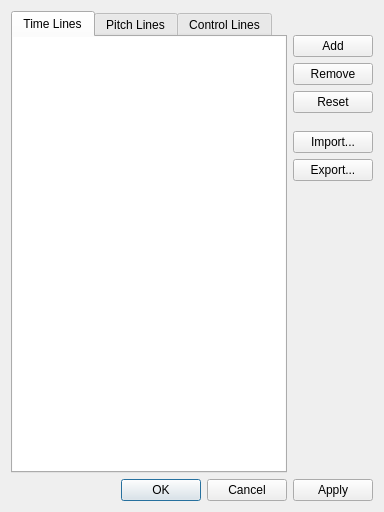
<?xml version="1.0" encoding="UTF-8"?>
<ui version="4.0">
 <class>GridLineDialog</class>
 <widget class="QWidget" name="GridLineDialog">
  <property name="windowModality">
   <enum>Qt::WindowModal</enum>
  </property>
  <property name="geometry">
   <rect>
    <x>0</x>
    <y>0</y>
    <width>384</width>
    <height>512</height>
   </rect>
  </property>
  <property name="sizePolicy">
   <sizepolicy hsizetype="MinimumExpanding" vsizetype="Preferred">
    <horstretch>0</horstretch>
    <verstretch>0</verstretch>
   </sizepolicy>
  </property>
  <property name="minimumSize">
   <size>
    <width>290</width>
    <height>0</height>
   </size>
  </property>
  <layout class="QVBoxLayout" name="verticalLayout_2">
   <item>
    <layout class="QHBoxLayout" name="horizontalLayout_2">
     <item>
      <widget class="QTabWidget" name="tabWidget">
       <property name="sizePolicy">
        <sizepolicy hsizetype="MinimumExpanding" vsizetype="Expanding">
         <horstretch>0</horstretch>
         <verstretch>0</verstretch>
        </sizepolicy>
       </property>
       <property name="tabShape">
        <enum>QTabWidget::Rounded</enum>
       </property>
       <property name="currentIndex">
        <number>0</number>
       </property>
       <widget class="QWidget" name="timeLinesTab">
        <attribute name="title">
         <string>Time Lines</string>
        </attribute>
        <layout class="QVBoxLayout" name="verticalLayout_3">
         <property name="margin">
          <number>0</number>
         </property>
         <item>
          <widget class="TimeLineView" name="timeLinesView">
           <property name="sizePolicy">
            <sizepolicy hsizetype="MinimumExpanding" vsizetype="Expanding">
             <horstretch>0</horstretch>
             <verstretch>0</verstretch>
            </sizepolicy>
           </property>
           <property name="frameShape">
            <enum>QFrame::NoFrame</enum>
           </property>
           <property name="frameShadow">
            <enum>QFrame::Sunken</enum>
           </property>
           <property name="showDropIndicator" stdset="0">
            <bool>false</bool>
           </property>
           <property name="dragDropOverwriteMode">
            <bool>false</bool>
           </property>
           <property name="selectionBehavior">
            <enum>QAbstractItemView::SelectRows</enum>
           </property>
           <property name="wordWrap">
            <bool>false</bool>
           </property>
           <property name="cornerButtonEnabled">
            <bool>false</bool>
           </property>
           <attribute name="horizontalHeaderDefaultSectionSize">
            <number>60</number>
           </attribute>
           <attribute name="horizontalHeaderHighlightSections">
            <bool>false</bool>
           </attribute>
           <attribute name="horizontalHeaderMinimumSectionSize">
            <number>16</number>
           </attribute>
           <attribute name="horizontalHeaderStretchLastSection">
            <bool>true</bool>
           </attribute>
           <attribute name="verticalHeaderVisible">
            <bool>false</bool>
           </attribute>
           <attribute name="verticalHeaderDefaultSectionSize">
            <number>16</number>
           </attribute>
           <attribute name="verticalHeaderHighlightSections">
            <bool>false</bool>
           </attribute>
           <attribute name="verticalHeaderMinimumSectionSize">
            <number>16</number>
           </attribute>
          </widget>
         </item>
        </layout>
       </widget>
       <widget class="QWidget" name="pitchLinesTab">
        <attribute name="title">
         <string>Pitch Lines</string>
        </attribute>
        <layout class="QVBoxLayout" name="verticalLayout_4">
         <property name="margin">
          <number>0</number>
         </property>
         <item>
          <widget class="PitchLineView" name="pitchLinesView">
           <property name="sizePolicy">
            <sizepolicy hsizetype="MinimumExpanding" vsizetype="Expanding">
             <horstretch>0</horstretch>
             <verstretch>0</verstretch>
            </sizepolicy>
           </property>
           <property name="frameShape">
            <enum>QFrame::NoFrame</enum>
           </property>
           <property name="showDropIndicator" stdset="0">
            <bool>false</bool>
           </property>
           <property name="dragDropOverwriteMode">
            <bool>false</bool>
           </property>
           <property name="selectionBehavior">
            <enum>QAbstractItemView::SelectRows</enum>
           </property>
           <property name="wordWrap">
            <bool>false</bool>
           </property>
           <property name="cornerButtonEnabled">
            <bool>false</bool>
           </property>
           <attribute name="horizontalHeaderDefaultSectionSize">
            <number>60</number>
           </attribute>
           <attribute name="horizontalHeaderMinimumSectionSize">
            <number>16</number>
           </attribute>
           <attribute name="horizontalHeaderStretchLastSection">
            <bool>true</bool>
           </attribute>
           <attribute name="verticalHeaderVisible">
            <bool>false</bool>
           </attribute>
           <attribute name="verticalHeaderDefaultSectionSize">
            <number>16</number>
           </attribute>
           <attribute name="verticalHeaderHighlightSections">
            <bool>false</bool>
           </attribute>
           <attribute name="verticalHeaderMinimumSectionSize">
            <number>16</number>
           </attribute>
          </widget>
         </item>
        </layout>
       </widget>
       <widget class="QWidget" name="controlLinesTab">
        <attribute name="title">
         <string>Control Lines</string>
        </attribute>
        <layout class="QVBoxLayout" name="verticalLayout_5">
         <property name="margin">
          <number>0</number>
         </property>
         <item>
          <widget class="ControlLineView" name="controlLinesView">
           <property name="sizePolicy">
            <sizepolicy hsizetype="MinimumExpanding" vsizetype="Expanding">
             <horstretch>0</horstretch>
             <verstretch>0</verstretch>
            </sizepolicy>
           </property>
           <property name="frameShape">
            <enum>QFrame::NoFrame</enum>
           </property>
           <property name="showDropIndicator" stdset="0">
            <bool>false</bool>
           </property>
           <property name="dragDropOverwriteMode">
            <bool>false</bool>
           </property>
           <property name="selectionBehavior">
            <enum>QAbstractItemView::SelectRows</enum>
           </property>
           <property name="wordWrap">
            <bool>false</bool>
           </property>
           <property name="cornerButtonEnabled">
            <bool>false</bool>
           </property>
           <attribute name="horizontalHeaderDefaultSectionSize">
            <number>60</number>
           </attribute>
           <attribute name="horizontalHeaderMinimumSectionSize">
            <number>16</number>
           </attribute>
           <attribute name="horizontalHeaderStretchLastSection">
            <bool>true</bool>
           </attribute>
           <attribute name="verticalHeaderVisible">
            <bool>false</bool>
           </attribute>
           <attribute name="verticalHeaderDefaultSectionSize">
            <number>16</number>
           </attribute>
           <attribute name="verticalHeaderHighlightSections">
            <bool>false</bool>
           </attribute>
           <attribute name="verticalHeaderMinimumSectionSize">
            <number>16</number>
           </attribute>
          </widget>
         </item>
        </layout>
       </widget>
      </widget>
     </item>
     <item>
      <layout class="QVBoxLayout" name="verticalLayout">
       <item>
        <spacer name="verticalSpacer_2">
         <property name="orientation">
          <enum>Qt::Vertical</enum>
         </property>
         <property name="sizeType">
          <enum>QSizePolicy::Fixed</enum>
         </property>
         <property name="sizeHint" stdset="0">
          <size>
           <width>20</width>
           <height>24</height>
          </size>
         </property>
        </spacer>
       </item>
       <item>
        <widget class="QPushButton" name="addRowButton">
         <property name="sizePolicy">
          <sizepolicy hsizetype="Minimum" vsizetype="Fixed">
           <horstretch>0</horstretch>
           <verstretch>0</verstretch>
          </sizepolicy>
         </property>
         <property name="minimumSize">
          <size>
           <width>0</width>
           <height>0</height>
          </size>
         </property>
         <property name="maximumSize">
          <size>
           <width>16777215</width>
           <height>16777215</height>
          </size>
         </property>
         <property name="text">
          <string>Add</string>
         </property>
        </widget>
       </item>
       <item>
        <widget class="QPushButton" name="removeRowButton">
         <property name="sizePolicy">
          <sizepolicy hsizetype="Minimum" vsizetype="Fixed">
           <horstretch>0</horstretch>
           <verstretch>0</verstretch>
          </sizepolicy>
         </property>
         <property name="minimumSize">
          <size>
           <width>0</width>
           <height>0</height>
          </size>
         </property>
         <property name="maximumSize">
          <size>
           <width>16777215</width>
           <height>16777215</height>
          </size>
         </property>
         <property name="text">
          <string>Remove</string>
         </property>
        </widget>
       </item>
       <item>
        <widget class="QPushButton" name="resetButton">
         <property name="text">
          <string>Reset</string>
         </property>
        </widget>
       </item>
       <item>
        <spacer name="verticalSpacer_3">
         <property name="orientation">
          <enum>Qt::Vertical</enum>
         </property>
         <property name="sizeType">
          <enum>QSizePolicy::Fixed</enum>
         </property>
         <property name="sizeHint" stdset="0">
          <size>
           <width>20</width>
           <height>12</height>
          </size>
         </property>
        </spacer>
       </item>
       <item>
        <widget class="QPushButton" name="importButton">
         <property name="sizePolicy">
          <sizepolicy hsizetype="Minimum" vsizetype="Fixed">
           <horstretch>0</horstretch>
           <verstretch>0</verstretch>
          </sizepolicy>
         </property>
         <property name="text">
          <string>Import...</string>
         </property>
        </widget>
       </item>
       <item>
        <widget class="QPushButton" name="exportButton">
         <property name="sizePolicy">
          <sizepolicy hsizetype="Minimum" vsizetype="Fixed">
           <horstretch>0</horstretch>
           <verstretch>0</verstretch>
          </sizepolicy>
         </property>
         <property name="text">
          <string>Export...</string>
         </property>
        </widget>
       </item>
       <item>
        <spacer name="verticalSpacer">
         <property name="orientation">
          <enum>Qt::Vertical</enum>
         </property>
         <property name="sizeHint" stdset="0">
          <size>
           <width>20</width>
           <height>40</height>
          </size>
         </property>
        </spacer>
       </item>
      </layout>
     </item>
    </layout>
   </item>
   <item>
    <layout class="QHBoxLayout" name="horizontalLayout">
     <item>
      <widget class="QDialogButtonBox" name="buttonBox">
       <property name="sizePolicy">
        <sizepolicy hsizetype="Preferred" vsizetype="Fixed">
         <horstretch>0</horstretch>
         <verstretch>0</verstretch>
        </sizepolicy>
       </property>
       <property name="standardButtons">
        <set>QDialogButtonBox::Apply|QDialogButtonBox::Cancel|QDialogButtonBox::Ok</set>
       </property>
      </widget>
     </item>
    </layout>
   </item>
  </layout>
 </widget>
 <customwidgets>
  <customwidget>
   <class>TimeLineView</class>
   <extends>QTableView</extends>
   <header>ac_gui_gridlineview.h</header>
  </customwidget>
  <customwidget>
   <class>PitchLineView</class>
   <extends>QTableView</extends>
   <header>ac_gui_gridlineview.h</header>
  </customwidget>
  <customwidget>
   <class>ControlLineView</class>
   <extends>QTableView</extends>
   <header>ac_gui_gridlineview.h</header>
  </customwidget>
 </customwidgets>
 <resources/>
 <connections/>
</ui>
